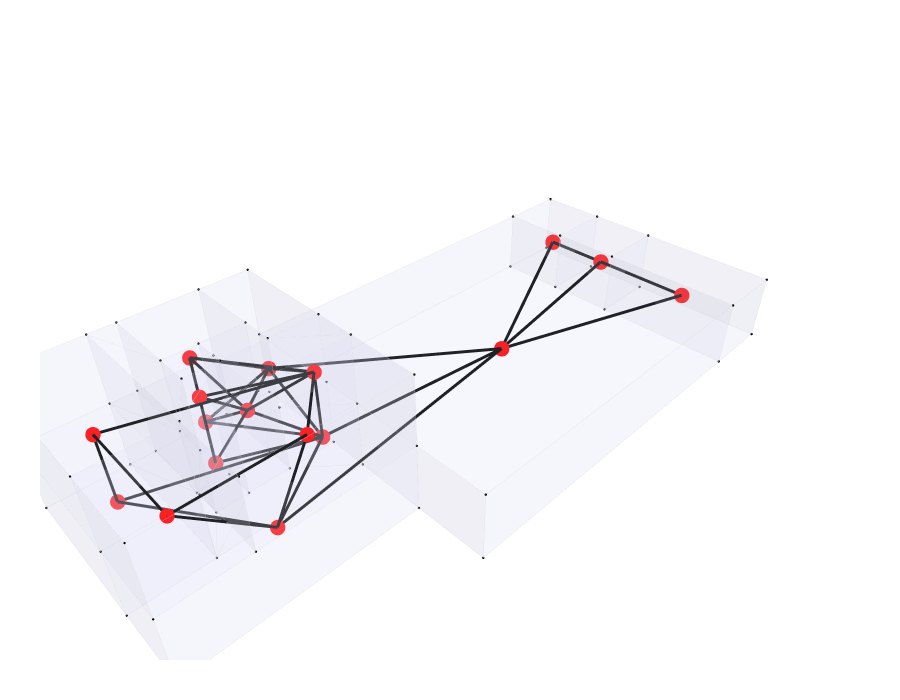

This figure's notebook cell:
### Markdown cell above
## 12. Show the geometry and the graph (g01)

### Code cell
Topology.Show(
    cc,
    g1,

    vertexSizeKey="size",
    vertexColorKey="color",
    edgeWidthKey="width",
    edgeColorKey="color",

    faceOpacity=0.15,
    faceColor=[220,220,245],

    edgeWidth=0.5,
    edgeColor="lightgray",

    backgroundColor="white",
    width=900,
    height=700,
    renderer=renderer
)

### Figure 1 — Plotly figure (JSON) as saved in the notebook; plotly's stock layout.template omitted (floating-point values rounded to 4 significant figures; data arrays with more than 128 entries replaced by an {"elided": "..."} marker saying what was removed)
{"data": [{"customdata": ["", "", "", "", "", "", "", "", "", "", "", "", "", "", "", "", "", "", "", "", "", "", "", "", "", "", "", "", "", "", "", "", "", "", "", "", "", "", "", "", "", "", "", "", "", "", "", "", "", "", "", "", "", "", "", "", "", "", "", "", "", "", "", "", "", "", "", "", "", "", ""], "hoverinfo": "text", "hovertemplate": ["Click ", "Click ", "Click ", "Click ", "Click ", "Click ", "Click ", "Click ", "Click ", "Click ", "Click ", "Click ", "Click ", "Click ", "Click ", "Click ", "Click ", "Click ", "Click ", "Click ", "Click ", "Click ", "Click ", "Click ", "Click ", "Click ", "Click ", "Click ", "Click ", "Click ", "Click ", "Click ", "Click ", "Click ", "Click ", "Click ", "Click ", "Click ", "Click ", "Click ", "Click ", "Click ", "Click ", "Click ", "Click ", "Click ", "Click ", "Click ", "Click ", "Click ", "Click ", "Click ", "Click ", "Click ", "Click ", "Click ", "Click ", "Click ", "Click ", "Click ", "Click ", "Click ", "Click ", "Click ", "Click ", "Click ", "Click ", "Click ", "Click ", "Click ", "Click "], "hovertext": ["", "", "", "", "", "", "", "", "", "", "", "", "", "", "", "", "", "", "", "", "", "", "", "", "", "", "", "", "", "", "", "", "", "", "", "", "", "", "", "", "", "", "", "", "", "", "", "", "", "", "", "", "", "", "", "", "", "", "", "", "", "", "", "", "", "", "", "", "", "", ""], "legendgroup": "1", "legendrank": 1, "marker": {"color": ["#000000", "#000000", "#000000", "#000000", "#000000", "#000000", "#000000", "#000000", "#000000", "#000000", "#000000", "#000000", "#000000", "#000000", "#000000", "#000000", "#000000", "#000000", "#000000", "#000000", "#000000", "#000000", "#000000", "#000000", "#000000", "#000000", "#000000", "#000000", "#000000", "#000000", "#000000", "#000000", "#000000", "#000000", "#000000", "#000000", "#000000", "#000000", "#000000", "#000000", "#000000", "#000000", "#000000", "#000000", "#000000", "#000000", "#000000", "#000000", "#000000", "#000000", "#000000", "#000000", "#000000", "#000000", "#000000", "#000000", "#000000", "#000000", "#000000", "#000000", "#000000", "#000000", "#000000", "#000000", "#000000", "#000000", "#000000", "#000000", "#000000", "#000000", "#000000"], "line": {"width": 0}, "opacity": 1, "size": [2.8, 2.8, 2.8, 2.8, 2.8, 2.8, 2.8, 2.8, 2.8, 2.8, 2.8, 2.8, 2.8, 2.8, 2.8, 2.8, 2.8, 2.8, 2.8, 2.8, 2.8, 2.8, 2.8, 2.8, 2.8, 2.8, 2.8, 2.8, 2.8, 2.8, 2.8, 2.8, 2.8, 2.8, 2.8, 2.8, 2.8, 2.8, 2.8, 2.8, 2.8, 2.8, 2.8, 2.8, 2.8, 2.8, 2.8, 2.8, 2.8, 2.8, 2.8, 2.8, 2.8, 2.8, 2.8, 2.8, 2.8, 2.8, 2.8, 2.8, 2.8, 2.8, 2.8, 2.8, 2.8, 2.8, 2.8, 2.8, 2.8, 2.8, 2.8], "sizemode": "diameter", "symbol": "circle"}, "mode": "markers", "name": "1: Untitled (Vertices)", "showlegend": false, "text": ["", "", "", "", "", "", "", "", "", "", "", "", "", "", "", "", "", "", "", "", "", "", "", "", "", "", "", "", "", "", "", "", "", "", "", "", "", "", "", "", "", "", "", "", "", "", "", "", "", "", "", "", "", "", "", "", "", "", "", "", "", "", "", "", "", "", "", "", "", "", ""], "type": "scatter3d", "x": [-2.8, 0, 0, -2.8, -2.8, -2.8, -2.8, 0, 0, 0, -2.8, -2.8, -2.8, -2.8, 0, 21, 21, 21, 21, 0, 0, 0, 0, 0, 0, 21, 21, 21, 21, -5.2, -5.2, -8.4, -7, -7, -8.4, -7, -7, -8.4, -8.4, -7, -7, -5.2, -5.2, -5.2, -5.2, -7, -7, 0, -7, -8.4, -8.4, 25.2, 25.2, 25.2, 25.2, 25.2, 25.2, 25.2, 25.2, -12.6, -12.6, -12.6, -8.4, -12.6, -12.6, -12.6, 0, -8.4, -12.6, -12.6, -12.6], "y": [16.8, 16.8, 10.8, 10.8, 12.6, 16.8, 16.8, 16.8, 16.8, 10.8, 10.8, 12.6, 12.6, 10.8, 10.8, 16.8, 12.6, 8.4, 0, 0, 4.2, 8.4, 8.4, 4.2, 0, 0, 8.4, 12.6, 16.8, 10.8, 10.8, 8.4, 10.8, 10.8, 8.4, 12.6, 12.6, 16.8, 16.8, 16.8, 16.8, 12.6, 12.6, 12.6, 10.8, 16.8, 12.6, 8.4, 10.8, 8.4, 16.8, 16.8, 12.6, 16.8, 12.6, 8.4, 8.4, 0, 0, 8.4, 4.2, 8.4, 4.2, 4.2, 16.8, 16.8, 4.2, 4.2, 16.8, 8.4, 4.2], "z": [0, 0, 0, 0, 0, 4, 8, 8, 4, 4, 4, 4, 8, 8, 8, 0, 0, 0, 0, 0, 0, 0, 4, 4, 4, 4, 4, 4, 4, 0, 4, 0, 4, 0, 4, 4, 0, 0, 4, 4, 0, 0, 4, 8, 8, 8, 8, 8, 8, 8, 8, 0, 0, 4, 4, 0, 4, 0, 4, 0, 0, 4, 4, 4, 0, 4, 8, 8, 8, 8, 8]}, {"hoverinfo": "text", "hovertext": [], "legendgroup": "2", "legendrank": 2, "line": {"color": "#D3D3D3", "dash": "solid", "width": 0.5}, "marker": {"color": "#D3D3D3", "size": 0.125, "symbol": "circle"}, "mode": "markers+lines", "name": "1: Untitled (Edges)", "showlegend": false, "text": [], "type": "scatter3d", "x": {"elided": "468 float values"}, "y": {"elided": "468 float values"}, "z": {"elided": "468 int values"}}, {"cmax": 1, "cmin": 0, "color": "#DCDCF5", "colorscale": [[0, "#440154"], [0.1111, "#482878"], [0.2222, "#3e4989"], [0.3333, "#31688e"], [0.4444, "#26828e"], [0.5556, "#1f9e89"], [0.6667, "#35b779"], [0.7778, "#6ece58"], [0.8889, "#b5de2b"], [1, "#fde725"]], "flatshading": true, "hoverinfo": "text", "hovertext": "", "i": {"elided": "212 int values"}, "j": {"elided": "212 int values"}, "k": {"elided": "212 int values"}, "legendgroup": "3", "legendrank": 3, "lighting": {"facenormalsepsilon": 0}, "name": "1: Untitled (Faces)", "opacity": 0.15, "showlegend": false, "showscale": false, "text": "", "type": "mesh3d", "x": [-2.8, 0, -2.8, 0, -2.8, 0, -2.8, 0, -2.8, 0, -2.8, -2.8, -2.8, -2.8, 0, 0, 21, 21, 0, 0, 21, 21, 0, 21, 0, 0, 21, 21, 21, -5.2, -5.2, -8.4, -7, -7, -8.4, -7, -7, -8.4, -8.4, -7, -7, -5.2, -5.2, -5.2, -5.2, -7, -7, 0, -7, -8.4, -8.4, 25.2, 25.2, 25.2, 25.2, 25.2, 25.2, 25.2, 25.2, -12.6, -12.6, -12.6, -8.4, -12.6, -12.6, -12.6, 0, -8.4, -12.6, -12.6, -12.6], "y": [12.6, 10.8, 10.8, 16.8, 16.8, 16.8, 16.8, 16.8, 16.8, 10.8, 10.8, 10.8, 12.6, 12.6, 10.8, 4.2, 8.4, 0, 0, 8.4, 12.6, 16.8, 8.4, 0, 4.2, 0, 8.4, 12.6, 16.8, 10.8, 10.8, 8.4, 10.8, 10.8, 8.4, 12.6, 12.6, 16.8, 16.8, 16.8, 16.8, 12.6, 12.6, 12.6, 10.8, 16.8, 12.6, 8.4, 10.8, 8.4, 16.8, 16.8, 12.6, 16.8, 12.6, 8.4, 8.4, 0, 0, 4.2, 8.4, 8.4, 4.2, 4.2, 16.8, 16.8, 4.2, 4.2, 16.8, 8.4, 4.2], "z": [0, 0, 0, 0, 0, 4, 4, 8, 8, 4, 4, 8, 8, 4, 8, 0, 0, 0, 0, 0, 0, 0, 4, 4, 4, 4, 4, 4, 4, 4, 0, 0, 4, 0, 4, 4, 0, 4, 0, 4, 0, 0, 4, 8, 8, 8, 8, 8, 8, 8, 8, 0, 0, 4, 4, 0, 4, 0, 4, 0, 0, 4, 4, 4, 0, 4, 8, 8, 8, 8, 8]}, {"hoverinfo": "text", "hovertext": [], "legendgroup": "6", "legendrank": 6, "line": {"color": "#000000", "dash": "solid", "width": 6}, "marker": {"color": "#000000", "size": 1.5, "symbol": "circle"}, "mode": "markers+lines", "name": "2: Untitled Graph (Edges)", "showlegend": false, "text": [], "type": "scatter3d", "x": [-1.4, -1.4, null, -1.4, 10.5, null, -1.4, -4, null, -1.4, -4.9, null, -1.4, -1.4, null, -1.4, -4.9, null, 10.5, -6.3, null, 10.5, 23.1, null, 10.5, 23.1, null, 10.5, 23.1, null, 10.5, -1.4, null, -1.4, -6.3, null, -1.4, -10.5, null, -1.4, -1.4, null, -1.4, -4, null, -1.4, -6.1, null, -1.4, -4.9, null, -4, -1.4, null, -4, -4.9, null, -4, -6.1, null, -4, -4.9, null, -4, -6.1, null, -1.4, -10.5, null, -4.9, -1.4, null, -1.4, -4.2, null, -1.4, -6.1, null, -4.9, -4.9, null, -4.9, -6.1, null, -4.9, -6.1, null, 23.1, 23.1, null, 23.1, 23.1, null, -6.3, -10.5, null, -10.5, -10.5, null, -6.1, -6.1, null, -6.3, -4.2, null, -4.2, -10.5, null, -6.3, -10.5, null, -10.5, -10.5, null], "y": [13.8, 9.6, null, 13.8, 8.4, null, 13.8, 11.7, null, 13.8, 14.7, null, 13.8, 9.6, null, 13.8, 14.7, null, 8.4, 6.3, null, 8.4, 14.7, null, 8.4, 10.5, null, 8.4, 4.2, null, 8.4, 9.6, null, 9.6, 6.3, null, 9.6, 12.6, null, 9.6, 9.6, null, 9.6, 11.7, null, 9.6, 11.7, null, 9.6, 14.7, null, 11.7, 9.6, null, 11.7, 14.7, null, 11.7, 11.7, null, 11.7, 14.7, null, 11.7, 11.7, null, 9.6, 12.6, null, 14.7, 9.6, null, 9.6, 6.3, null, 9.6, 11.7, null, 14.7, 14.7, null, 14.7, 11.7, null, 14.7, 11.7, null, 14.7, 10.5, null, 10.5, 4.2, null, 6.3, 12.6, null, 12.6, 12.6, null, 11.7, 11.7, null, 6.3, 6.3, null, 6.3, 6.3, null, 6.3, 6.3, null, 12.6, 6.3, null], "z": [4, 6, null, 4, 2, null, 4, 4, null, 4, 6, null, 4, 2, null, 4, 2, null, 2, 2, null, 2, 2, null, 2, 2, null, 2, 2, null, 2, 2, null, 2, 2, null, 2, 2, null, 2, 6, null, 2, 4, null, 2, 2, null, 2, 2, null, 4, 6, null, 4, 6, null, 4, 2, null, 4, 2, null, 4, 6, null, 6, 6, null, 6, 6, null, 6, 6, null, 6, 6, null, 2, 6, null, 2, 2, null, 6, 6, null, 2, 2, null, 2, 2, null, 2, 2, null, 2, 6, null, 2, 6, null, 2, 6, null, 6, 6, null, 2, 6, null, 6, 6, null]}, {"customdata": ["", "", "", "", "", "", "", "", "", "", "", "", "", "", "", "", ""], "hoverinfo": "text", "hovertemplate": ["Click ", "Click ", "Click ", "Click ", "Click ", "Click ", "Click ", "Click ", "Click ", "Click ", "Click ", "Click ", "Click ", "Click ", "Click ", "Click ", "Click "], "hovertext": ["", "", "", "", "", "", "", "", "", "", "", "", "", "", "", "", ""], "legendgroup": "5", "legendrank": 5, "marker": {"color": ["#FF0000", "#FF0000", "#FF0000", "#FF0000", "#FF0000", "#FF0000", "#FF0000", "#FF0000", "#FF0000", "#FF0000", "#FF0000", "#FF0000", "#FF0000", "#FF0000", "#FF0000", "#FF0000", "#FF0000"], "line": {"width": 0}, "opacity": 1, "size": [18, 18, 18, 18, 18, 18, 18, 18, 18, 18, 18, 18, 18, 18, 18, 18, 18], "sizemode": "diameter", "symbol": "circle"}, "mode": "markers", "name": "2: Untitled Graph (Vertices)", "showlegend": false, "text": ["", "", "", "", "", "", "", "", "", "", "", "", "", "", "", "", ""], "type": "scatter3d", "x": [-1.4, 10.5, -1.4, -4, -1.4, -4.9, -4.9, 23.1, 23.1, -10.5, -6.1, -6.1, -4.2, 23.1, -6.3, -10.5, -10.5], "y": [13.8, 8.4, 9.6, 11.7, 9.6, 14.7, 14.7, 14.7, 4.2, 12.6, 11.7, 11.7, 6.3, 10.5, 6.3, 6.3, 12.6], "z": [4, 2, 2, 4, 6, 2, 6, 2, 2, 2, 2, 6, 6, 2, 2, 6, 6]}], "layout": {"autosize": true, "height": 700, "margin": {"b": 40, "l": 40, "r": 40, "t": 40}, "paper_bgcolor": "#FFFFFF", "plot_bgcolor": "#FFFFFF", "scene": {"aspectmode": "data", "camera": {"center": {"x": 0, "y": 0, "z": 0}, "eye": {"x": -1.25, "y": -1.25, "z": 1.25}, "projection": {"type": "perspective"}, "up": {"x": 0, "y": 0, "z": 1}}, "xaxis": {"visible": false}, "yaxis": {"visible": false}, "zaxis": {"visible": false}}, "showlegend": true, "width": 900, "xaxis": {"showgrid": false, "visible": false, "zeroline": false}, "yaxis": {"showgrid": false, "visible": false, "zeroline": false}}}
